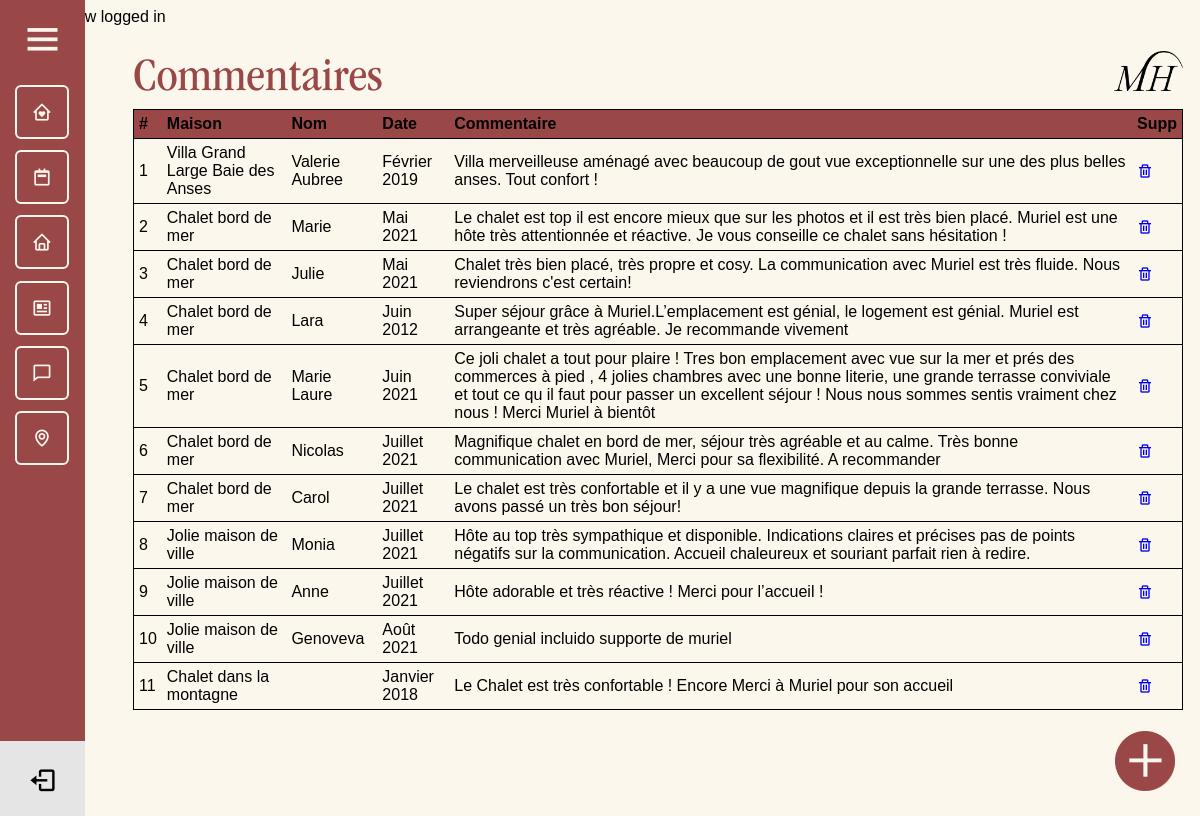
/admin/comments.php (signed in), run on the app's committed database.
### tables this page shows
CREATE TABLE `comments` (
  `id` int(11) NOT NULL,
  `fullname` varchar(255) NOT NULL,
  `date_c` varchar(50) DEFAULT NULL,
  `comment` longtext NOT NULL,
  `id_rooms` int(11) NOT NULL
);

CREATE TABLE `rooms` (
  `id` int(11) NOT NULL,
  `room_number` varchar(255) NOT NULL,
  `shortName` varchar(50) NOT NULL,
  `price` text NOT NULL,
  `details` text NOT NULL,
  `details2` text NOT NULL,
  `details3` text NOT NULL,
  `lieu` varchar(255) NOT NULL,
  `map` text NOT NULL,
  `photo` text NOT NULL,
  `photo_des` longtext NOT NULL,
  `photo2` longtext NOT NULL,
  `photo_des2` longtext NOT NULL,
  `photo3` longtext NOT NULL,
  `photo_des3` longtext NOT NULL,
  `photo4` longtext NOT NULL,
  `photo_des4` longtext NOT NULL,
  `photo5` longtext NOT NULL,
  `photo_des5` longtext NOT NULL,
  `photo6` longtext NOT NULL,
  `photo_des6` longtext NOT NULL,
  `photo7` longtext NOT NULL,
  `photo_des7` longtext NOT NULL,
  `photo8` longtext NOT NULL,
  `photo_des8` longtext NOT NULL,
  `photo9` longtext NOT NULL,
  `photo_des9` longtext NOT NULL,
  `photo10` longtext NOT NULL,
  `photo_des10` longtext NOT NULL,
  `photo11` longtext NOT NULL,
  `photo_des11` longtext NOT NULL,
  `photo12` longtext NOT NULL,
  `photo_des12` longtext NOT NULL,
  `photo13` longtext NOT NULL,
  `photo_des13` longtext NOT NULL,
  `photo14` longtext NOT NULL,
  `photo_des14` longtext NOT NULL,
  `photo15` longtext NOT NULL,
  `photo_des15` longtext NOT NULL,
  `photo16` longtext NOT NULL,
  `photo_des16` longtext NOT NULL,
  `photo17` longtext NOT NULL,
  `photo_des17` longtext NOT NULL,
  `photo18` longtext NOT NULL,
  `photo_des18` longtext NOT NULL,
  `photo19` longtext NOT NULL,
  `photo_des19` longtext NOT NULL,
  `photo20` longtext NOT NULL,
  `photo_des20` longtext NOT NULL,
  `photo21` longtext NOT NULL,
  `photo_des21` longtext NOT NULL,
  `photo22` longtext NOT NULL,
  `photo_des22` longtext NOT NULL,
  `photo23` longtext NOT NULL,
  `photo_des23` longtext NOT NULL,
  `photo24` longtext NOT NULL,
  `photo_des24` longtext NOT NULL,
  `eq1` longtext NOT NULL,
  `eq2` longtext NOT NULL,
  `eq3` longtext NOT NULL,
  `eq4` longtext NOT NULL,
  `eq5` longtext NOT NULL,
  `eq6` longtext NOT NULL,
  `eq7` longtext NOT NULL,
  `eq8` longtext NOT NULL,
  `eq9` longtext NOT NULL,
  `eq10` longtext NOT NULL,
  `eq11` longtext NOT NULL,
  `eq12` longtext NOT NULL,
  `eq13` longtext NOT NULL,
  `eq14` longtext NOT NULL,
  `eq15` longtext NOT NULL,
  `act1` longtext NOT NULL,
  `act2` longtext NOT NULL,
  `act3` longtext NOT NULL,
  `act4` varchar(80) NOT NULL,
  `act5` varchar(80) NOT NULL,
  `act6` varchar(80) NOT NULL,
  `act7` varchar(80) NOT NULL,
  `act8` varchar(80) NOT NULL,
  `act9` varchar(80) NOT NULL,
  `act10` varchar(80) NOT NULL,
  `act11` varchar(80) NOT NULL,
  `act12` varchar(80) NOT NULL,
  `act13` varchar(80) NOT NULL,
  `act14` varchar(80) NOT NULL,
  `act15` varchar(80) NOT NULL,
  `act16` varchar(80) NOT NULL,
  `act17` varchar(80) NOT NULL,
  `inte1` varchar(80) NOT NULL,
  `inte2` varchar(80) NOT NULL,
  `inte3` varchar(80) NOT NULL,
  `inte4` varchar(80) NOT NULL,
  `inte5` varchar(80) NOT NULL,
  `inte6` varchar(80) NOT NULL,
  `inte7` varchar(80) NOT NULL,
  `inte8` varchar(80) NOT NULL,
  `inte9` varchar(80) NOT NULL,
  `inte10` varchar(80) NOT NULL,
  `inte11` varchar(80) NOT NULL,
  `dist1` varchar(100) NOT NULL,
  `dist2` varchar(100) NOT NULL,
  `dist3` varchar(100) NOT NULL,
  `dist4` varchar(100) NOT NULL,
  `dist5` varchar(100) NOT NULL,
  `dist6` varchar(100) NOT NULL,
  `dist7` varchar(100) NOT NULL
);

### admin/comments.php (the view, shortened to what this page needs)
<?php
require_once $_SERVER['DOCUMENT_ROOT'] . '/core/core.php';
include 'includes/header.php';
include 'includes/navigation.php';
$sql = "SELECT * FROM rooms INNER JOIN comments WHERE rooms.id = comments.id_rooms ORDER BY comments.id_rooms ";
$result = $db->query($sql);
$row_count = 1;
?>
<div class="admin_page">
  <div class="header_admin">
    <h1>Commentaires</h1>
    <img src="../assets/png/LOGO_02_PNG_NOIR.png" alt="Logo Muriel">
  </div>
  <div class="admin_page_comments">
    <table class="">
      <thead>
        <tr>
          <th>#</th>
          <th>Maison</th>
          <th>Nom</th>
          <th>Date</th>
          <th>Commentaire</th>
          <th>Supp</th>
        </tr>
      </thead>
      <tbody>
        <?php while ($rows = $result->fetch(PDO::FETCH_ASSOC)) : ?>
          <tr>
            <td><?= $row_count++; ?></td>
            <td><?= $rows['room_number']; ?></td>
            <td><?= $rows['fullname']; ?></td>
            <td><?= $rows['date_c']; ?></td>
            <td><?= $rows['comment']; ?></td>
            <td>
              <a href="comments.php?delete=<?= $rows['id']; ?>"><i class='bx bx-trash'></i></a>
            </td>
          </tr>
        <?php endwhile; ?>
      </tbody>
    </table>
    <a href="add_commentaire.php"><img src="/assets/png/button_add.png" alt=""></a>
  </div>
</div>

### core/core.php (shortened to what this page needs)
<?php
if (isset($_SESSION['logged_in'])) {
    echo '<div>' . $_SESSION['logged_in'] . '</div> ';
}

### admin/includes/header.php (shortened to what this page needs)
<!DOCTYPE html>
<html lang="fr">
<head>
    <link href='https://unpkg.com/boxicons@2.0.8/css/boxicons.min.css' rel='stylesheet'>
    <link rel="stylesheet" href="./css/style.css">
</head>
<body>

### admin/includes/navigation.php (shortened to what this page needs)
<div class="sidebar">
  <div class="logo_content">
    <i class='bx bx-menu' id="btn"></i>
  </div>
  <ul class="nav_list">
    <li>
      <a href="reservations.php">
        <i class='bx bx-home-heart'></i>
      </a>
    </li>
    <li>
      <a href="calendar.php">
        <i class='bx bx-calendar-week'></i>
      </a>
    </li>
    <li>
      <a href="rooms.php">
        <i class='bx bx-home'></i>
      </a>
    </li>
    <li>
      <a href="tours.php">
        <i class='bx bx-news'></i>
      </a>
    </li>
    <li>
      <a href="comments.php">
        <i class='bx bx-comment'></i>
      </a>
    </li>
    <li>
      <a href="../index.php">
        <i class='bx bx-map'></i>
      </a>
    </li>
  </ul>
  <div class="profile_content">
    <div class="profile">
      <a href="logout.php">
        <i class='bx bx-log-out' id="log_out"></i>
      </a>
    </div>
  </div>
</div>
</body>
</html>

### admin/css/style.css (style rules this page uses)
body { position: relative; min-height: 100vh; width: 100%; background-color: #FCF7EC; font-family: sans-serif; overflow-x: hidden; }
.sidebar { position: fixed; top: 0; left: 0; height: 100%; width: 55px; background: #9A4747; padding: 15px 15px; transition: all 0.5s ease; z-index: 10; }
.sidebar #btn { position: absolute; color: #FCF7EC; left: 50%; top: 15px; font-size: 45px; height: 50px; width: 50px; text-align: center; line-height: 50px; transform: translateX(-50%); }
.sidebar ul { margin-top: 20px; }
.nav_list { padding: 0; }
.sidebar ul li { position: relative; height: 50px; width: 90%; padding: 0; list-style: none; line-height: 50px; margin-bottom: 1.4vh; border: solid 2px #FCF7EC; border-radius: 6px; }
.sidebar ul li a { color: #FCF7EC; display: flex; align-items: center; text-decoration: none; border-radius: 6px; white-space: nowrap; }
.sidebar ul li i { height: 50px; min-width: 50px; border-radius: 6px; line-height: 50px; text-align: center; font-size: 1.7vw; }
.sidebar .profile_content { position: absolute; color: #FCF7EC; background-color: #E5E5E5; bottom: 15px; left: 0; width: 100%; }
.sidebar .profile_content .profile { position: relative; padding: 15px 10px; height: 60px; }
.profile #log_out { position: absolute; bottom: 25px; left: 50%; transform: translateX(-50%); min-width: 50px; line-height: 50px; font-size: 20px; border-radius: 6px; text-align: center; font-size: 29px; color: black; }
.admin_page { margin: 25px 25px 25px 125px; }
.admin_page .header_admin { display: flex; justify-content: space-between; }
.admin_page .header_admin h1 { font-family: ITCGaramondStd-BkNarrow; font-style: normal; font-weight: normal; font-size: 4vw; margin: 0; color: #9A4747; }
.admin_page .header_admin img { max-height: 40px; max-width: 90px; }
.admin_page_tours a img, .admin_page_comments a img { position: fixed; right: 25px; bottom: 25px; width: 60px; transition: all 0.5s; }
.admin_page_reserv table, .admin_page_comments table, .admin_page_users table { width: 100%; border-collapse: collapse; border: solid 1px; }
.admin_page_reserv th, .admin_page_comments th, .admin_page_users th { text-align: left; padding: 5px; }
.admin_page_reserv thead, .admin_page_comments thead, .admin_page_users thead { background-color: #9A4747; }
.admin_page_reserv tr, .admin_page_comments tr, .admin_page_users tr { border-bottom: solid 1px; }
.admin_page_reserv td, .admin_page_comments td, .admin_page_users td { padding: 5px; }

### data on the page
comments: id_rooms.room_number "Villa Grand Large Baie des Anses", fullname "Valerie Aubree", date_c "Février 2019", comment "Villa merveilleuse aménagé avec beaucoup de gout vue exceptionnelle sur une des plus belles anses. Tout confort !"
comments: id_rooms.room_number "Chalet bord de mer", fullname "Marie", date_c "Mai 2021", comment "Le chalet est top il est encore mieux que sur les photos et il est très bien placé. Muriel est une hôte très attentionnée et réactive. Je vous conseille ce chalet sans hésitation !"
comments: id_rooms.room_number "Chalet bord de mer", fullname "Julie", date_c "Mai 2021", comment "Chalet très bien placé, très propre et cosy. La communication avec Muriel est très fluide. Nous reviendrons c'est certain!"
comments: id_rooms.room_number "Chalet bord de mer", fullname "Lara", date_c "Juin 2012", comment "Super séjour grâce à Muriel.L’emplacement est génial, le logement est génial. Muriel est arrangeante et très agréable. Je recommande vivement"
comments: id_rooms.room_number "Chalet bord de mer", fullname "Marie Laure", date_c "Juin 2021", comment "Ce joli chalet a tout pour plaire ! Tres bon emplacement avec vue sur la mer et prés des commerces à pied , 4 jolies chambres avec une bonne literie, une grande terrasse conviviale et tout ce qu il faut pour passer un excellent séjour ! Nous nous sommes sentis vraiment chez nous ! Merci Muriel à bientôt"
comments: id_rooms.room_number "Chalet bord de mer", fullname "Nicolas", date_c "Juillet 2021", comment "Magnifique chalet en bord de mer, séjour très agréable et au calme. Très bonne communication avec Muriel, Merci pour sa flexibilité. A recommander"
comments: id_rooms.room_number "Chalet bord de mer", fullname "Carol", date_c "Juillet 2021", comment "Le chalet est très confortable et il y a une vue magnifique depuis la grande terrasse. Nous avons passé un très bon séjour!"
comments: id_rooms.room_number "Jolie maison de ville", fullname "Monia", date_c "Juillet 2021", comment "Hôte au top très sympathique et disponible. Indications claires et précises pas de points négatifs sur la communication. Accueil chaleureux et souriant parfait rien à redire."
comments: id_rooms.room_number "Jolie maison de ville", fullname "Anne", date_c "Juillet 2021", comment "Hôte adorable et très réactive ! Merci pour l’accueil !"
comments: id_rooms.room_number "Jolie maison de ville", fullname "Genoveva", date_c "Août 2021", comment "Todo genial incluido supporte de muriel"
comments: id_rooms.room_number "Chalet dans la montagne", date_c "Janvier 2018", comment "Le Chalet est très confortable ! Encore Merci à Muriel pour son accueil"

### other printed values
$_SESSION['logged_in'] "You are now logged in"
